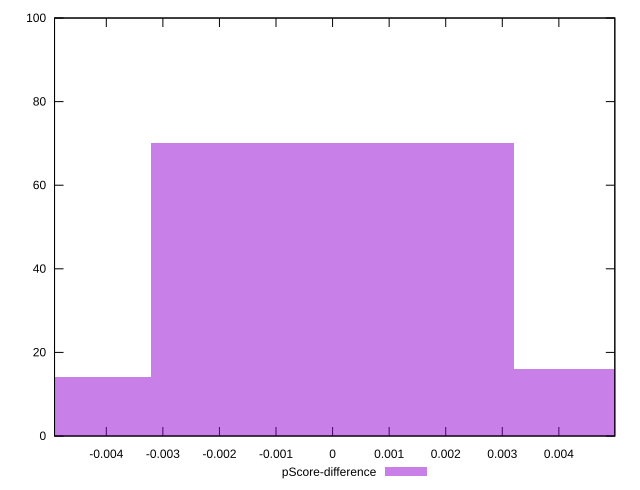

The script that saved this image:
reset

$pScoreDifference <<EOF
0.00640561008210751 16
0 70
-0.00640561008210751 14
EOF

set key outside below
set boxwidth 0.00640561008210751
set xrange [-0.004915146008501292:0.004989195992527784]
set yrange [0:100]
set trange [0:100]
set style fill transparent solid 0.5 noborder
set terminal svg size 640, 490 enhanced background rgb 'white'
set output "report_00013_2021-02-09T12-04-24.940Z/first-contentful-paint/samples/pages+cached/pScore-difference/histogram.svg"

plot $pScoreDifference title "pScore-difference" with boxes

reset
